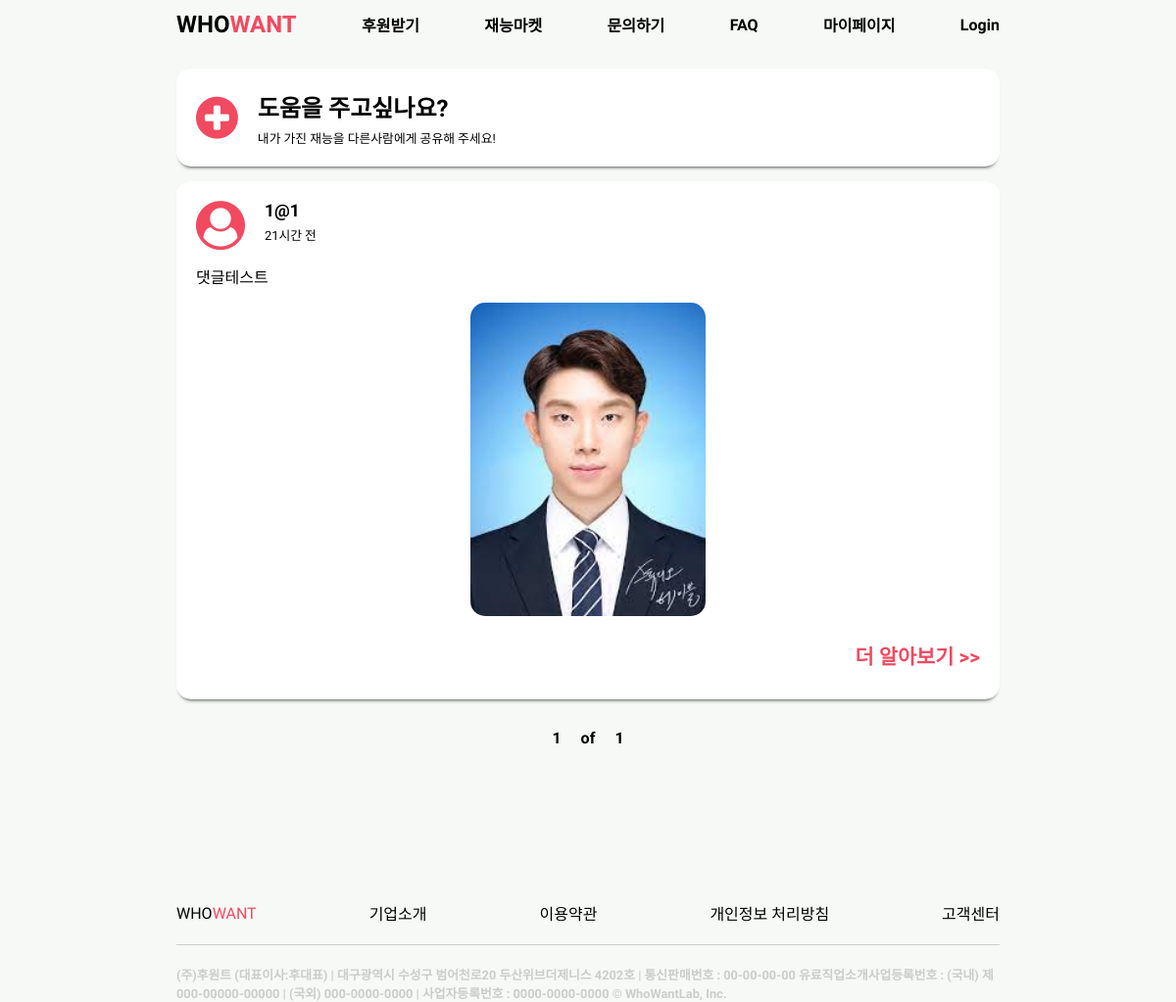
The page /market/ on the database as committed earlier.
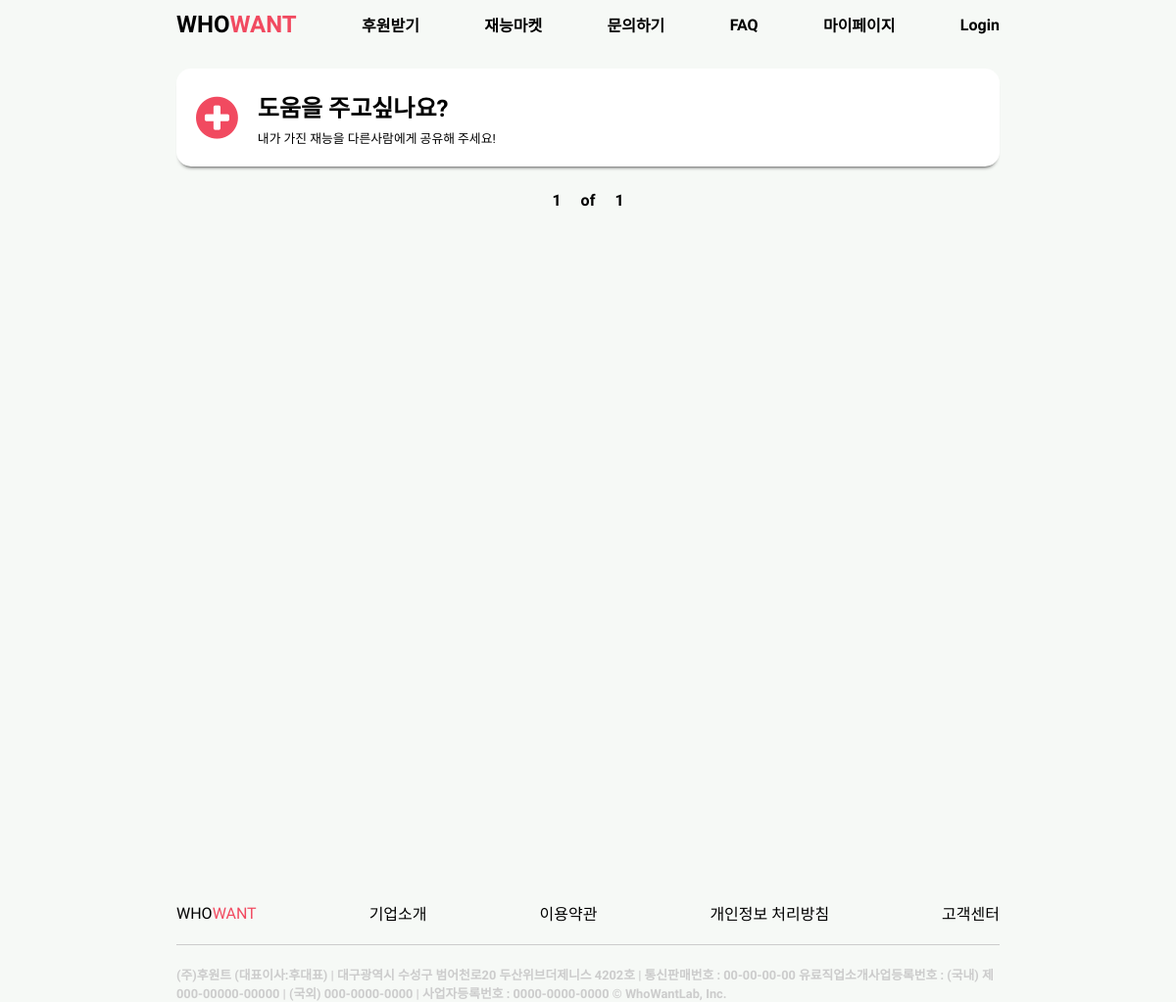
The same page on the database as committed later.
### market/models.py (models this page shows, shortened)
class MarketPost(models.Model):
    id = models.BigAutoField(help_text="Post ID", primary_key=True)
    title = models.CharField(max_length=100)
    writer = models.ForeignKey(CustomUser, on_delete=models.CASCADE, related_name='user')
    post_time = models.DateTimeField(auto_now_add=True, verbose_name="등록 시간")
    body = models.CharField(max_length=500)
    thumbnail = models.ImageField(verbose_name='썸네일', upload_to='market/', null=True)
    @property
    def created_string(self):
        time = datetime.now(tz=timezone.utc) - self.post_time
        if time < timedelta(minutes=1):
            return '방금 전'
        elif time < timedelta(hours=1):
            return str(int(time.seconds / 60)) + '분 전'
        elif time < timedelta(days= 1):
            return str(int(time.seconds / 3600)) + '시간 전'
        elif time < timedelta(days= 7):
            time = datetime.now(tz=timezone.utc).date() - self.post_time.date()
            return str(time.days) + '일 전'
        else:
            return False

### user_info/models.py (models this page shows)
class CustomUser(AbstractUser):
    username = None
    email = models.EmailField(_('email address'), unique=True)
    auth = models.CharField(max_length=10, verbose_name="인증번호", null=True)
    active = models.BooleanField(default=False)
    USERNAME_FIELD = 'email'
    REQUIRED_FIELDS = []
    objects = CustomUserManager()
    def __str__(self):
        return self.email

### market/views.py (the view)
# urls.py: path('', views.market_view, name='market_view'),
def market_view(request):
    post = MarketPost.objects.all().order_by('-id')
    paginator = Paginator(post, 3)
    page = request.GET.get('page')
    post = paginator.get_page(page)
    return render(request, 'market.html', {'posts':post})

### market/templates/market.html (shortened to what this page needs)
<!doctype html>
{% load static %}
<html lang="kor">
<head>
    <link rel="stylesheet" type="text/css" href="{% static 'market.css' %}">
    <link rel="stylesheet" href="https://maxcdn.bootstrapcdn.com/font-awesome/4.7.0/css/font-awesome.min.css">
</head>
<body>
<div class="header">
    <ul>
        <li><a href="{% url 'user_info:home' %}" class="logo">WHO<span>WANT</span></a></li>
        <li><a href="{% url 'list:helpWrite' %}" class="navItem">후원받기</a></li>
        <li><a href="{% url 'market:market_view' %}" class="navItem">재능마켓</a></li>
        <li><a href="{% url 'inquiry:CS' %}" class="navItem">문의하기</a></li>
        <li><a href="{% url 'inquiry:FAQ' %}" class="navItem">FAQ</a></li>
        <li><a href="{% url 'user_info:mypage' %}" class="navItem">마이페이지</a></li>
        {% if not user.is_authenticated %}
            <li><a href="{% url 'user_info:login_view' %} " class="navItem">Login</a></li>
        {% else %}
            <li><a href="{% url 'user_info:logout_view' %}" class="navItem">Logout</a></li>
        {% endif %}
    </ul>
</div>
<div class="contentBox">
    <div class="makeDonate">
        <i class="fa fa-plus-circle" aria-hidden="true"></i>
        <div class="verticalTextBox">
            <h2>도움을 주고싶나요?</h2>
            <h3>내가 가진 재능을 다른사람에게 공유해 주세요!</h3>
        </div>
    </div>
    {% for post in posts %}
        <div class="content">
            <div class="title">
                <i class="fa fa-user-circle" aria-hidden="true"></i>
                <div class="titleTextBox">
                    <h2 class="userName">{{ post.writer }}</h2>
                    <h3 class="time">
                        {% if post.created_string == False %}
                            {{ post.created|date:'m월 d일' }}
                        {% else %}
                            {{ post.created_string }}
                        {% endif %}
                    </h3>
                </div>
            </div>
            <h2 class="contents">{{ post.body }}</h2>
            {% if post.thumbnail %}
                <div class="imgBox">
                    <img class="contentImg" src="{{ post.thumbnail.url }}">
                </div>
            {% endif %}
            <div class="btnBox">
                <button type="button" onclick="location.href='{% url 'market:market_Detail' post.id %}'">더 알아보기 >>
                </button>
            </div>
        </div>
    {% endfor %}
    <div class="pager">
        <div class="pagerBox">
            <span>{{ posts.number }}</span>
            <span>of</span>
            <span>{{ posts.paginator.num_pages }}</span>
        </div>
    </div>
</div>
<div class="footer">
    <ul>
        <li><a href="#" class="logo">WHO<span>WANT</span></a></li>
        <li><a href="#" class="navItem">기업소개</a></li>
        <li><a href="#" class="navItem">이용약관</a></li>
        <li><a href="#" class="navItem">개인정보 처리방침</a></li>
        <li><a href="#" class="navItem">고객센터</a></li>
    </ul>
    <span class="line"></span>
    <h2>(주)후원트 (대표이사:후대표) | 대구광역시 수성구 범어천로20 두산위브더제니스 4202호 | 통신판매번호 : 00-00-00-00
        유료직업소개사업등록번호 : (국내) 제000-00000-00000 | (국외) 000-0000-0000 | 사업자등록번호 : 0000-0000-0000
        © WhoWantLab, Inc.</h2>
</div>
</body>
</html>

Rows that differ between the two databases and show on the page:
removed MarketPost: writer "1@1", created_string "21시간 전", body "댓글테스트", thumbnail (picture)
